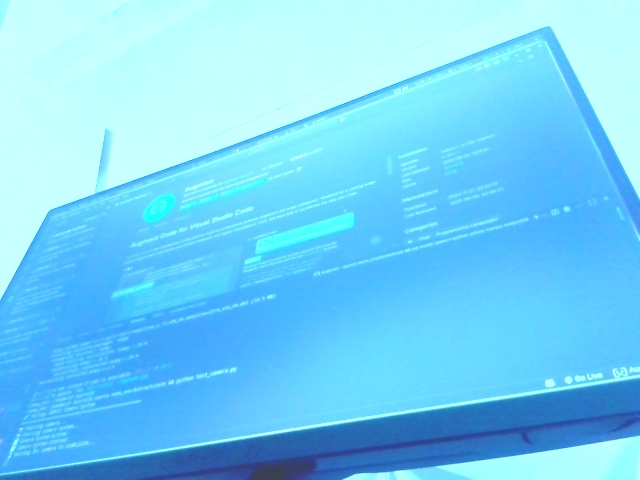
#> input picture jarvis/photos/photo_1754579701.jpg, 640 x 480 px
$ python -i enhanced_analysis.py   (imports and definitions only)   (older library calls are emulated)
#> lines starting #> are read from the running program, lines starting #| are printed output that depends on the picture; after the words box and inside, x2 and y2 are one past the last pixel; in counts of white or black regions, pixels touching at a corner belong together
#> further down, picture is the input picture: shape (480, 640, 3); mean B, G, R 247.4, 209.1, 117.1
"""
JARVIS Enhanced Vision Analysis - OCR, Object Detection, and Image Analysis
"""

import cv2
import numpy as np
from PIL import Image
import logging
from typing import Dict, Any, Optional, List, Tuple
import base64
import io
import os
import time

# Try to import OCR libraries
try:
    import pytesseract
    OCR_AVAILABLE = True
    # Set tesseract path for different systems
    if os.path.exists('/usr/bin/tesseract'):
        pytesseract.pytesseract.tesseract_cmd = '/usr/bin/tesseract'
    elif os.path.exists('/usr/local/bin/tesseract'):
        pytesseract.pytesseract.tesseract_cmd = '/usr/local/bin/tesseract'
except ImportError:
    OCR_AVAILABLE = False
    pytesseract = None

logger = logging.getLogger(__name__)

class EnhancedVisionAnalysis:
    """Advanced vision analysis with OCR, object detection, and image processing"""

    def __init__(self):
        self.ocr_available = OCR_AVAILABLE
        self.face_cascade = None
        self.eye_cascade = None
        self._load_cascades()

        # Performance tracking
        self.analysis_times = []

        logger.info(f"Enhanced Vision Analysis initialized - OCR: {'Available' if OCR_AVAILABLE else 'Not available'}")

    def _load_cascades(self):
        """Load OpenCV cascade classifiers for face and object detection"""
        try:
            # Load face detection cascade
            face_cascade_path = cv2.data.haarcascades + 'haarcascade_frontalface_default.xml'
            if os.path.exists(face_cascade_path):
                self.face_cascade = cv2.CascadeClassifier(face_cascade_path)

            # Load eye detection cascade
            eye_cascade_path = cv2.data.haarcascades + 'haarcascade_eye.xml'
            if os.path.exists(eye_cascade_path):
                self.eye_cascade = cv2.CascadeClassifier(eye_cascade_path)

            logger.info("Cascade classifiers loaded successfully")
        except Exception as e:
            logger.warning(f"Failed to load cascade classifiers: {e}")

    # [108 lines left out: functions analyze_image_comprehensive, extract_text, _clean_ocr_text, not called in this run]

    def detect_objects(self, image_data: np.ndarray) -> List[Dict[str, Any]]:
        """Detect objects in image using contour analysis and shape detection"""
        try:
            # Convert to grayscale
            gray = cv2.cvtColor(image_data, cv2.COLOR_BGR2GRAY)
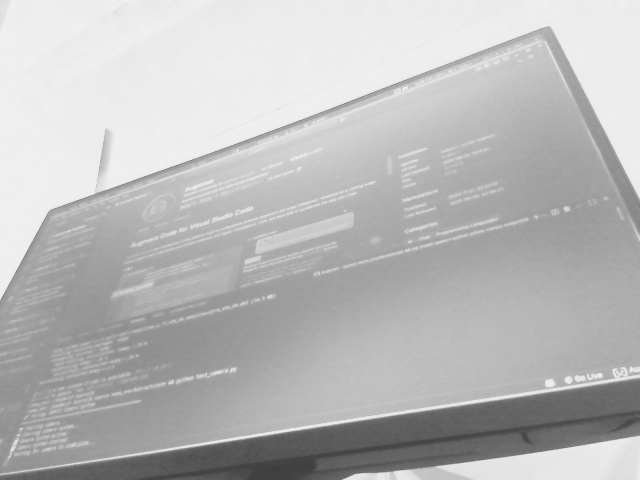
#> gray: shape (480, 640); min 62, max 241, mean 186

            # Apply Gaussian blur to reduce noise
            blurred = cv2.GaussianBlur(gray, (5, 5), 0)

            # Edge detection
            edges = cv2.Canny(blurred, 50, 150)
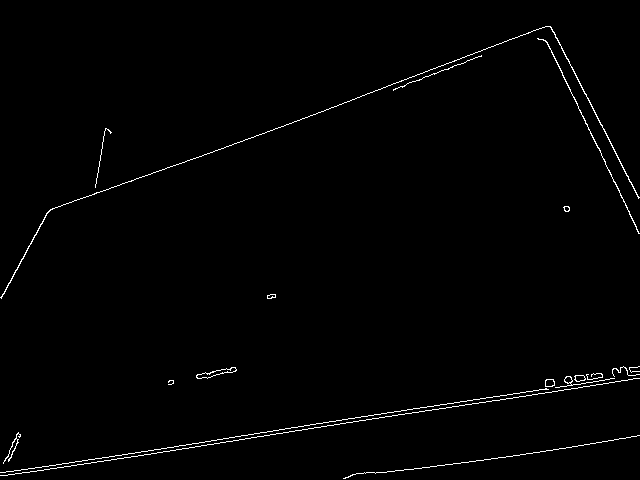
#> edges: shape (480, 640); 1.1% white in thin lines or dots

            # Find contours
            contours, _ = cv2.findContours(edges, cv2.RETR_EXTERNAL, cv2.CHAIN_APPROX_SIMPLE)
#> contours = 18 contours, 9 with area under 20; largest, box (x1, y1, x2, y2) and area: (196, 367, 237, 379) 157, (0, 26, 640, 299) 141, (537, 38, 640, 234) 75, (545, 379, 555, 387) 60, (574, 375, 586, 382) 52

            objects = []
            for i, contour in enumerate(contours):
                area = cv2.contourArea(contour)
                if area > 500:  # Filter small objects
                    # Get bounding rectangle
                    x, y, w, h = cv2.boundingRect(contour)

                    # Calculate shape properties
                    perimeter = cv2.arcLength(contour, True)
                    approx = cv2.approxPolyDP(contour, 0.02 * perimeter, True)

                    # Determine shape type
                    shape_type = self._classify_shape(len(approx), area, w/h)

                    objects.append({
                        'id': i,
                        'type': shape_type,
                        'area': area,
                        'position': {'x': x, 'y': y, 'width': w, 'height': h},
                        'corners': len(approx)
                    })
#> this loop made 18 passes
#> area on passes 2, 5, 7, 8, 10, 13, 14, 17, 18: 23.5, 59.5, 44, 52.5, 157, 26, 24.5, 75, 141
#> after the loop, objects = []

            return objects

        except Exception as e:
            logger.error(f"Object detection failed: {e}")
            return []

    # [223 lines left out: functions _classify_shape, detect_faces, analyze_colors, _calculate_saturation, detect_edges, analyze_brightness_contrast and 3 more, not called in this run]

# Global instance
_enhanced_vision = None

# [6 lines left out: function get_enhanced_vision, not called in this run]

>>> import cv2
>>> picture = cv2.imread('../photos/photo_1754579701.jpg')
>>> result = EnhancedVisionAnalysis().detect_objects(picture)
#> result = []

$ run again, on jarvis/photos/photo_1754581185.jpg
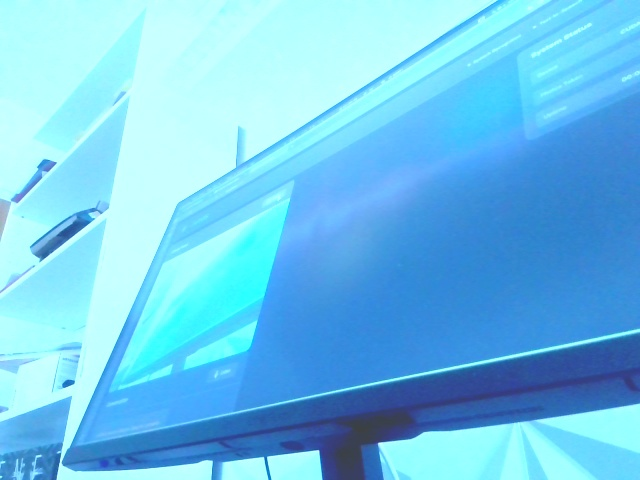
#> input picture jarvis/photos/photo_1754581185.jpg, 640 x 480 px
#> picture is the input picture: shape (480, 640, 3); mean B, G, R 235.6, 196.7, 112.2
#> in detect_objects, `gray = cv2.cvtColor(image_data, cv2.COLOR_BGR2GRAY)`:
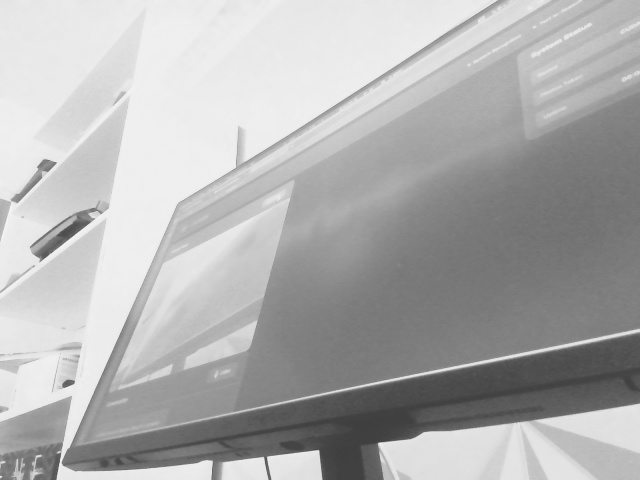
#> gray: shape (480, 640); min 62, max 245, mean 175.9
#> in detect_objects, `edges = cv2.Canny(blurred, 50, 150)`:
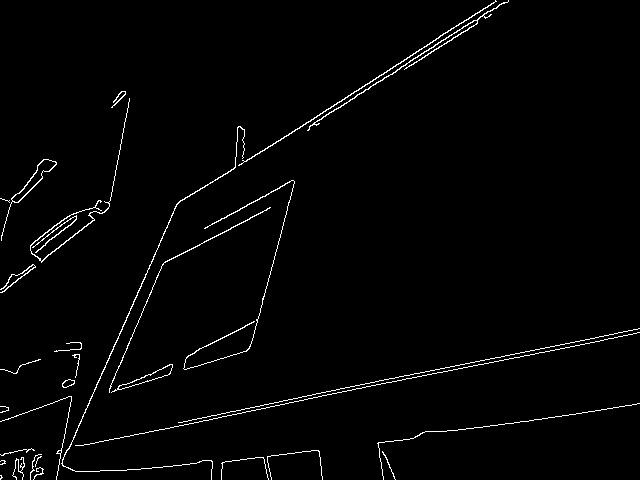
#> edges: shape (480, 640); 1.8% white in thin lines or dots
#> contours = 31 contours, 19 with area under 20; largest, box (x1, y1, x2, y2) and area: (1, 159, 57, 241) 469, (111, 364, 173, 393) 320, (307, 0, 509, 131) 168, (238, 0, 497, 166) 160, (61, 126, 245, 480) 138
#> the loop in detect_objects, `for i, contour in enumerate(contours):` made 31 passes
#> area on passes 14, 15, 21, 22, 23, 25, 26, 27: 66, 319.5, 43.5, 49.5, 70, 88.5, 469, 138
#> after the loop in detect_objects, `for i, contour in enumerate(contours):`: objects = []

$ run again, on jarvis/photos/photo_1754581356.jpg
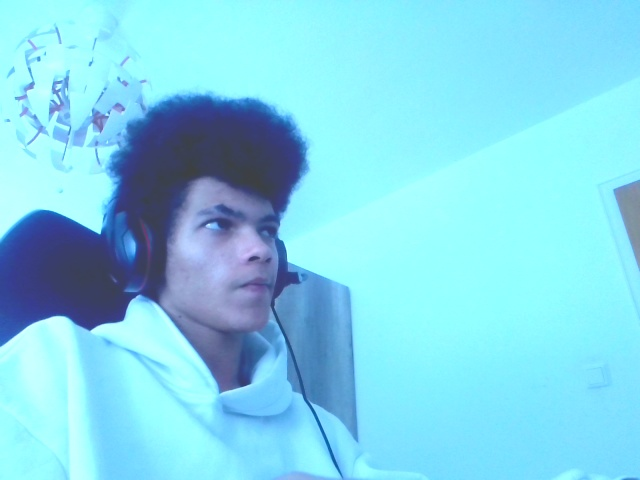
#> input picture jarvis/photos/photo_1754581356.jpg, 640 x 480 px
#> picture is the input picture: shape (480, 640, 3); mean B, G, R 233.5, 212.7, 130.6
#> in detect_objects, `gray = cv2.cvtColor(image_data, cv2.COLOR_BGR2GRAY)`:
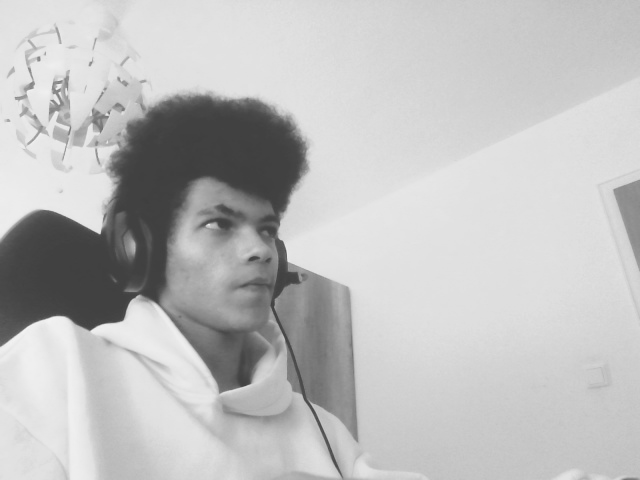
#> gray: shape (480, 640); min 62, max 242, mean 190.6
#> in detect_objects, `edges = cv2.Canny(blurred, 50, 150)`:
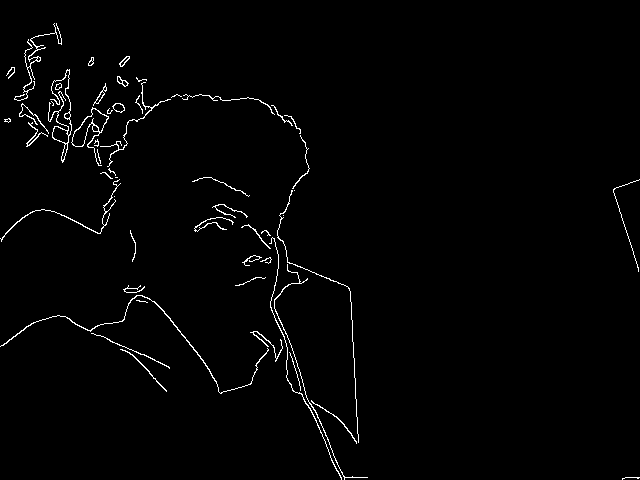
#> edges: shape (480, 640); 1.5% white in thin lines or dots
#> contours = 54 contours, 31 with area under 20; largest, box (x1, y1, x2, y2) and area: (71, 107, 109, 166) 587, (48, 69, 72, 163) 326, (0, 295, 269, 394) 133, (112, 103, 125, 113) 76, (0, 179, 121, 242) 64
#> the loop in detect_objects, `for i, contour in enumerate(contours):` made 54 passes
#> (area, x, y, w, h, perimeter, shape_type) on pass 37: (587, 71, 107, 38, 59, 242.8, 'circle')
#> after the loop in detect_objects, `for i, contour in enumerate(contours):`: objects = 1 item
